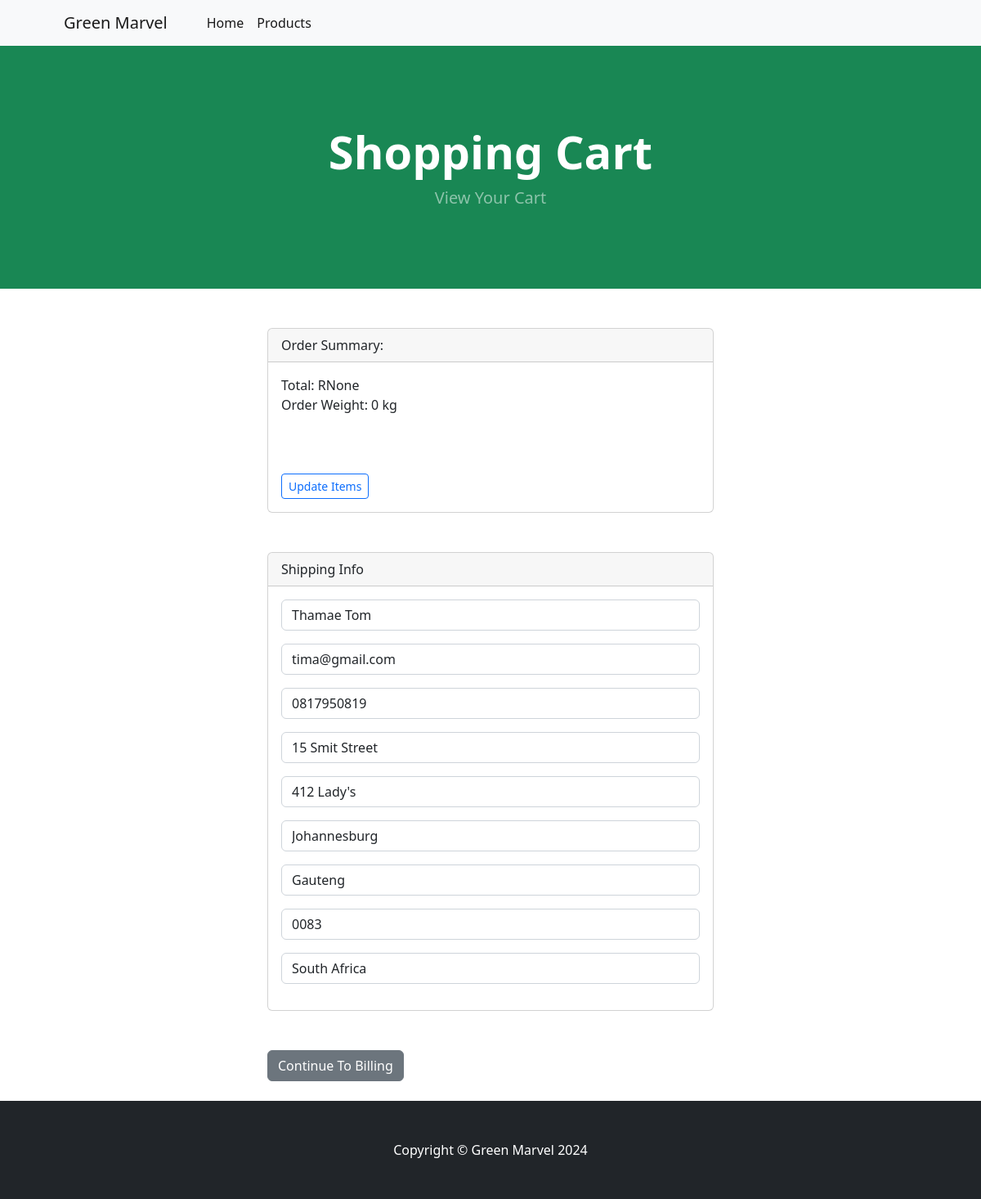
Screenshot of /payment/checkout (signed in) with the database file from the repository.
### payment/models.py (models this page shows, shortened)
class ShippingAddress(models.Model):
	user = models.ForeignKey(User, on_delete=models.CASCADE, null=True, blank=True)
	shipping_full_name = models.CharField(max_length=255)
	shipping_email = models.CharField(max_length=255)
	shipping_phone = models.CharField(max_length=20)
	shipping_address1 = models.CharField(max_length=255)
	shipping_apartment = models.CharField(max_length=255, null=True, blank=True)
	shipping_city = models.CharField(max_length=255)
	shipping_province = models.CharField(max_length=255, null=True, blank=True)
	shipping_zipcode = models.CharField(max_length=255, null=True, blank=True)
	shipping_country = models.CharField(max_length=255)
	class Meta:
		verbose_name_plural = "Shipping Address"

### payment/views.py (the view, shortened to what this page needs)
# urls.py: path('checkout', views.checkout, name='checkout'),
def checkout(request):
	cart = Cart(request)
	cart_products = cart.get_prods
	quantities = cart.get_quants
	total_weight = cart.cart_weight()
	discount_code = request.session.get('discount_code')
	total_after_discount = request.session.get('total_after_discount')
	if request.user.is_authenticated:
		shipping_user = ShippingAddress.objects.get(user__id=request.user.id)
		shipping_form = ShippingForm(request.POST or None, instance=shipping_user)
		return render(request, "payment/checkout.html", {
			"cart_products":cart_products,
			"quantities":quantities,
			"total_weight":total_weight,
			"totals": total_after_discount,
			"shipping_form":shipping_form,
			'shipping_user': shipping_user
			})

### cart/cart.py (called while the page is built)
	def cart_weight(self):
		product_ids = self.cart.keys()
		products = Product.objects.filter(id__in=product_ids)
		quantities = self.cart
		total_weight = 0
		for key, value in quantities.items():
			key = int(key)
			for product in products:
				if product.id == key:
					total_weight += product.weight * value
		return total_weight

	def get_prods(self):
		product_ids = self.cart.keys()
		products = Product.objects.filter(id__in=product_ids)
		return products

### cart/context_processors.py (called while the page is built)
def cart(request):
	return {'cart': Cart(request)}

### payment/templates/payment/checkout.html (shortened to what this page needs)
{% load static %}
<!DOCTYPE html>
<html lang="en">
    <head>
        <link href="https://cdn.jsdelivr.net/npm/bootstrap-icons@1.5.0/font/bootstrap-icons.css" rel="stylesheet" />
        <link href="{% static 'products/css/styles.css' %}" rel="stylesheet" />
    </head>
    <body>
        <nav class="navbar navbar-expand-lg navbar-light bg-light">
            <div class="container px-4 px-lg-5">
                <a class="navbar-brand" href="#!">Green Marvel</a>
                <div class="collapse navbar-collapse" id="navbarSupportedContent">
                    <ul class="navbar-nav me-auto mb-2 mb-lg-0 ms-lg-4">
                        <li class="nav-item"><a class="nav-link active" aria-current="page" href="{% url 'index' %}">Home</a></li>
                        <li class="nav-item"><a class="nav-link active" aria-current="page" href="{% url 'home' %}">Products</a></li>
                    </ul>
                </div>
            </div>
        </nav>
        <header class="bg-success py-5">
            <div class="container px-4 px-lg-5 my-5">
                <div class="text-center text-white">
                    <h1 class="display-4 fw-bolder">Shopping Cart</h1>
                    <p class="lead fw-normal text-white-50 mb-0">View Your Cart</p>
                </div>
            </div>
        </header>
        <br/><br/>
        <div class="container">
            <div class="row">
                    <div class="col-md-6 offset-md-3">
            <div class="card">
                <div class="card-header">Order Summary:</div>
                  <div class="card-body">
                    Total:  R{{ totals }}
                    <br/>
                    Order Weight:  {{ total_weight }} kg
                    <br/><br/>
                    <br/><br/>
                    <a href="{% url 'cart_summary' %}" class="btn btn-sm btn-outline-primary">Update Items</a>
                  </div>
            </div>
                    <br/><br/>
                        <div class="card">
                          <div class="card-header">Shipping Info</div>
                          <div class="card-body">
                            <form method="POST" action="{% url 'billing_info' %}">
                            {{ shipping_form.as_p }}
                          </div>
                        </div>
                        <br/>
                        <br/>
                        <button type="submit" class="btn btn-secondary">Continue To Billing</button>
                        <br/><br/>
                    </div>
                </div>
            </div>
        <footer class="py-5 bg-dark">
            <div class="container"><p class="m-0 text-center text-white">Copyright &copy; Green Marvel 2024</p></div>
        </footer>
    </body>
</html>

### rows the page displays
ShippingAddress: shipping_full_name "Thamae Tom", shipping_email "tima@gmail.com", shipping_phone "0817950819", shipping_address1 "15 Smit Street", shipping_apartment "412 Lady's", shipping_city "Johannesburg", shipping_province "Gauteng", shipping_zipcode "0083", shipping_country "South Africa"

### other values shown
{{ totals }} "None"
{{ total_weight }} "0"
